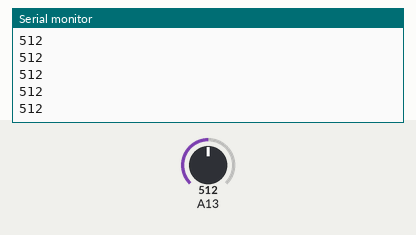
The sketch below on a simulated Arduino Mega 2560, built with avr-gcc and run on an emulated ATmega2560. On the bench: the last lines printed to the serial monitor. The test bench sets the inputs (shaded band); at power-on: A13 = 512.

Above: at 1.2 s.
1.3 s: A13 set to 716
At 1.31 s:
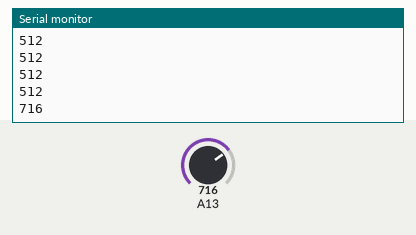
2.8 s: A13 set to 900
At 2.81 s:
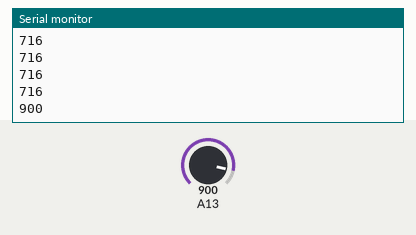
Timing chart, 0 to 5.8 s (numbered marks = the images above; inputs shaded):
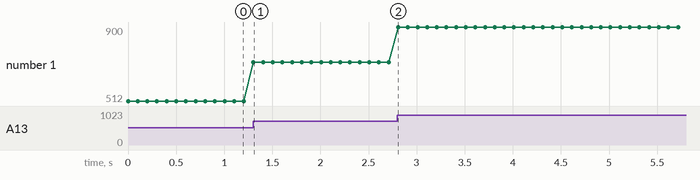

Measured:
- after the input at 1.3 s, the serial monitor: prints a new line at once (image 1)
- after the input at 2.8 s, the serial monitor: prints a new line at once (image 2)
- plotted number 1: 512 → 716 after the input at 1.3 s, 716 → 900 after the input at 2.8 s

The sketch:

analogreaduartpython.ino
```cpp
int anval;
int anpin = 29;
void setup() {
  // put your setup code here, to run once:
pinMode(anpin, INPUT);
Serial.begin(57600);
}

void loop() {
  anval = analogRead(anpin);
  Serial.println(anval, DEC);
  delay(100);
}
```
